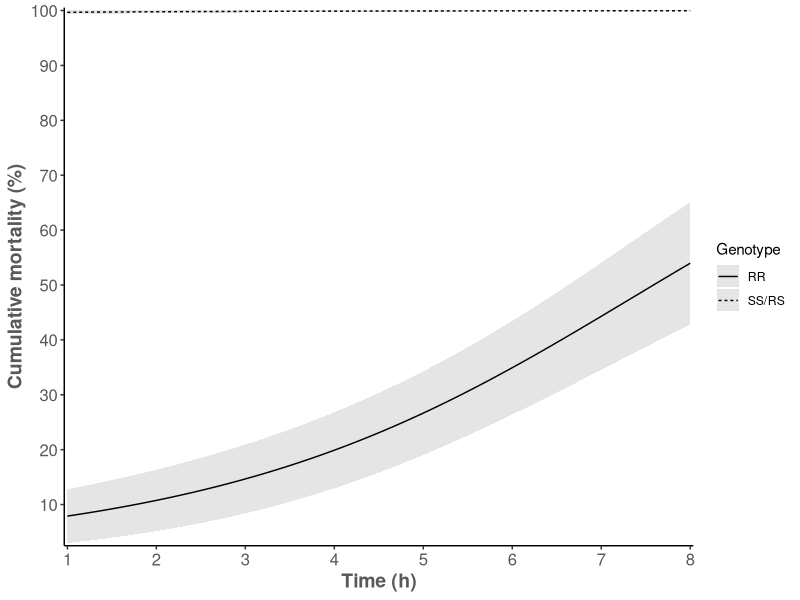
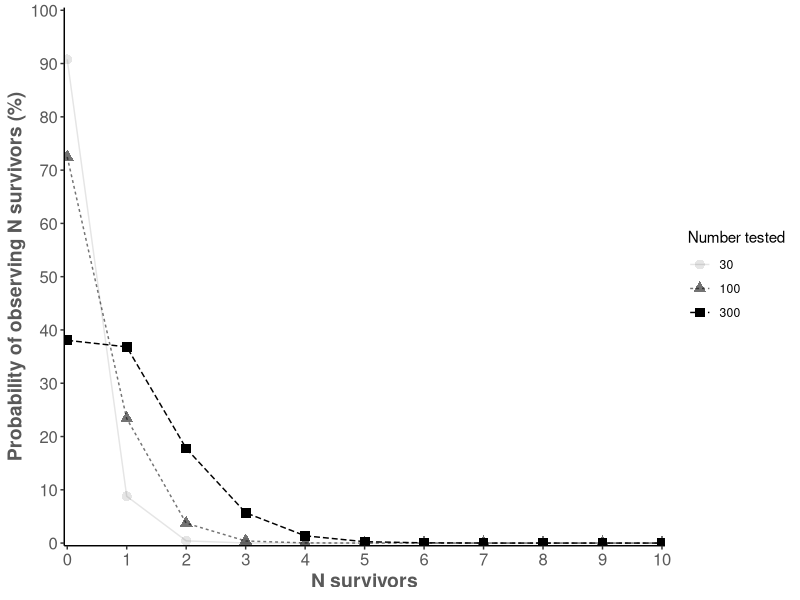
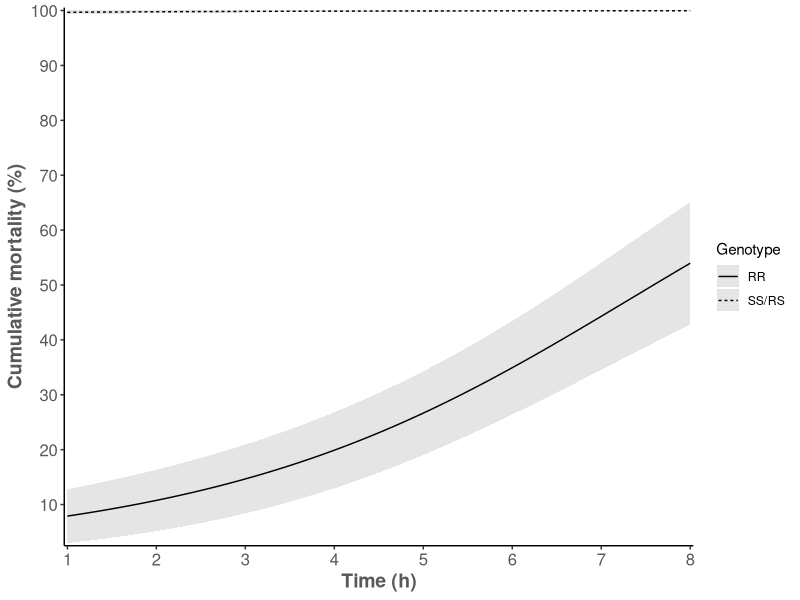
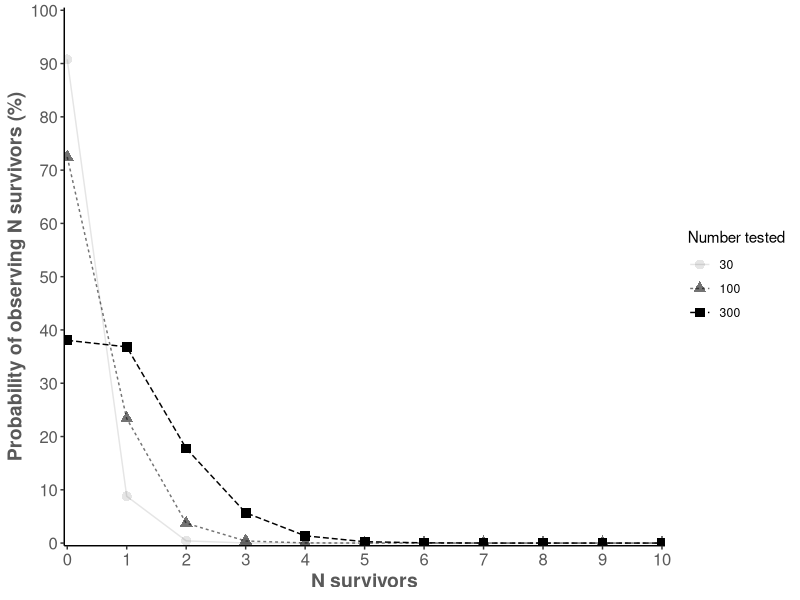

These figures' R source, in order:
library(tidyverse)

d4 <- read_csv("./plots/fig4.csv")

d4 %>%
    pivot_longer(-time) %>%
    mutate(var = ifelse(grepl("mu", name), "mu", "sd")) %>%
    mutate(Genotype = ifelse(grepl("SS", name), "SS/RS", "RR")) %>%
    select(-name) %>%
    pivot_wider(values_from = value, names_from = var) %>%
    ggplot(aes(x = time)) +
    geom_line(aes(y = mu, linetype = Genotype)) +
    geom_ribbon(aes(ymin = mu - sd, ymax = mu + sd, fill = Genotype), alpha = 0.1) +
    theme_classic() +
    scale_x_continuous(breaks = 0:10, expand = c(0.005, 0)) +
    scale_y_continuous(breaks = seq(0, 100, by = 10), expand = c(0.005, 0)) +
    scale_fill_manual(values = c("black", "black")) +
    theme(
        axis.title = element_text(size = 14, face = "bold", color = "#595959"),
        axis.text = element_text(size = 12, color = "#595959")
    ) +
    xlab("Time (h)") +
    ylab("Cumulative mortality (%)")
ggsave("./Rplot/Figure4.png", width = 8, height = 5)


d5 <- read_csv("./plots/fig5.csv")

d5 %>%
    pivot_longer(-time) %>%
    filter(name != "n1000") %>%
    mutate(Probability = 100 * value) %>%
    mutate(`Number tested` = factor(str_extract(name, "\\d+"), levels = (c(30, 100, 300, 1000)))) %>%
    ggplot(aes(x = time)) +
    geom_line(aes(y = Probability, alpha = `Number tested`, linetype = `Number tested`)) +
    geom_point(aes(y = Probability, alpha = `Number tested`, shape = `Number tested`), size = 3) +
    theme_classic() +
    scale_x_continuous(breaks = 0:10, expand = c(0.005, 0)) +
    scale_y_continuous(limits = c(0, 100), breaks = seq(0, 100, by = 10), expand = c(0.005, 0)) +
    theme(
        axis.title = element_text(size = 14, face = "bold", color = "#595959"),
        axis.text = element_text(size = 12, color = "#595959")
    ) +
    xlab("N survivors") +
    ylab("Probability of observing N survivors (%)")
ggsave("./Rplot/Figure5.png", width = 8, height = 5)
